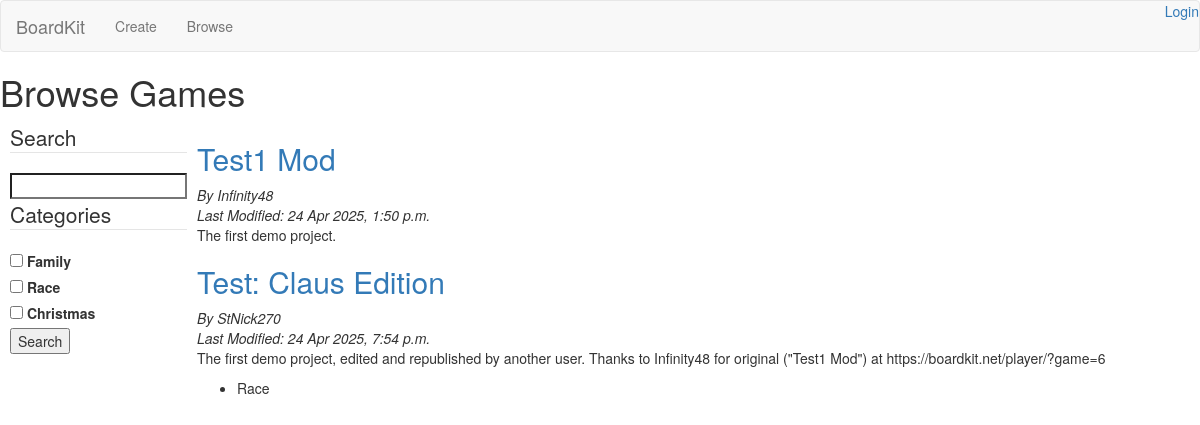
/browse/, run on an earlier commit of the app's database.
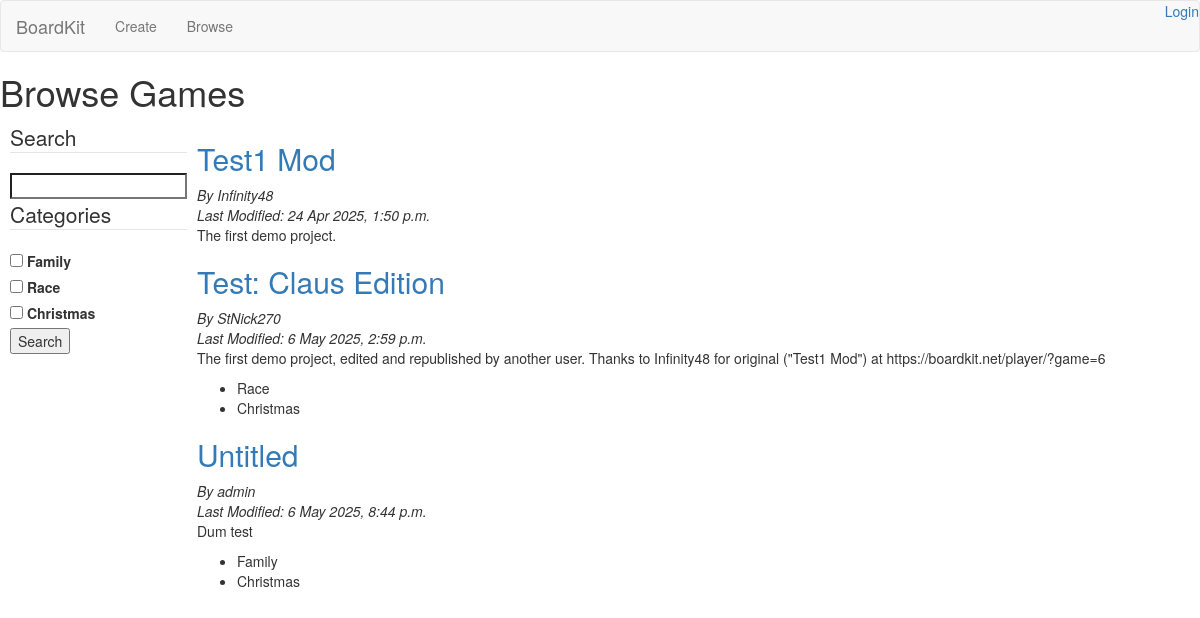
And on a later commit of the database.
### boardkitbackend/api/models.py (models this page shows)
class Category(models.Model):
    name = models.CharField(max_length=20)

class Game(models.Model):
    creator = models.ForeignKey(User,
                                related_name="games",
                                on_delete=models.CASCADE) # User's games should be deleted upon their account being
    name = models.CharField(max_length=50)
    description = models.CharField(max_length=500)
    creation_date = models.DateTimeField(auto_now_add=True, editable=False)
    modification_date = models.DateTimeField(auto_now=True)
    published = models.BooleanField(default=False)
    format_version = models.IntegerField(default=4)
    board = models.JSONField()
    rules = models.JSONField()
    players = models.JSONField()
    categories = models.ManyToManyField(Category, blank=True, related_name="games_in_category")

### frontend/views.py (the view)
# urls.py: path("browse/", views.BrowseView.as_view(), name="browse"),
class BrowseView(TemplateView):
    template_name = 'frontend/browse.html'
    extra_context = {'categories': Category.objects.all()}
    def get(self, request, *args, **kwargs):
        wanted_categories = request.GET.getlist('incat')
        if len(wanted_categories) > 0:
            games = Game.objects.filter(categories__in=wanted_categories, published=True).distinct()
        else:
            games = Game.objects.filter(published=True)
        return super().get(request, *args, **kwargs, selected_games=games,)

### frontend/templates/frontend/browse.html (shortened to what this page needs)
{% extends 'shared/base.html' %}
{% load static %}
{% block head %}
    {{ block.super }}
    <link rel="stylesheet" href="{% static '/frontend/browse.css' %}">
{% endblock %}
{% block body %}
    {{ block.super }}
    <h1>Browse Games</h1>
    <div class="searchLayout">
        <aside class="sidebar">
            <form>
                <fieldset>
                    <legend>Search</legend>
                    <input id="searchBox" type="search" name="search">
                </fieldset>
                <fieldset>
                    <legend>Categories</legend>
                    {% for category in categories %}
                        <label>
                            <input name="incat" type="checkbox" value="{{ category.id }}">
                            {{ category.name }}
                        </label>
                        <br>
                    {% endfor %}
                </fieldset>
                <input type="submit" value="Search">
            </form>
        </aside>
        <main>
            {% for game in selected_games %}
                <article>
                    <h2><a href="/player/?game={{ game.id }}">{{ game.name }}</a></h2>
                    <cite>By {{ game.creator.username }}<br>
                        Last Modified: <time datetime="{{ game.modification_date|date:'Y-m-d H:i\:s' }}">{{ game.modification_date }}</time>
                    </cite>
                    <p>{{ game.description }}</p>
                    <ul class="categoryList">
                        {% for category in game.categories.all %}
                            <li class="categoryLabel">{{ category.name }}</li>
                        {% endfor %}
                    </ul>
                </article>
            {% endfor %}
        </main>
    </div>
{% endblock %}

What changed in the data, as far as the page shows it:
changed Game "Test: Claus Edition": modification_date "24 Apr 2025, 7:54 p.m." → "6 May 2025, 2:59 p.m."; gains Category (name "Christmas")
added Game: name "Untitled", creator.username "admin", modification_date "6 May 2025, 8:44 p.m.", description "Dum test", Category (name "Family"), Category (name "Christmas")
